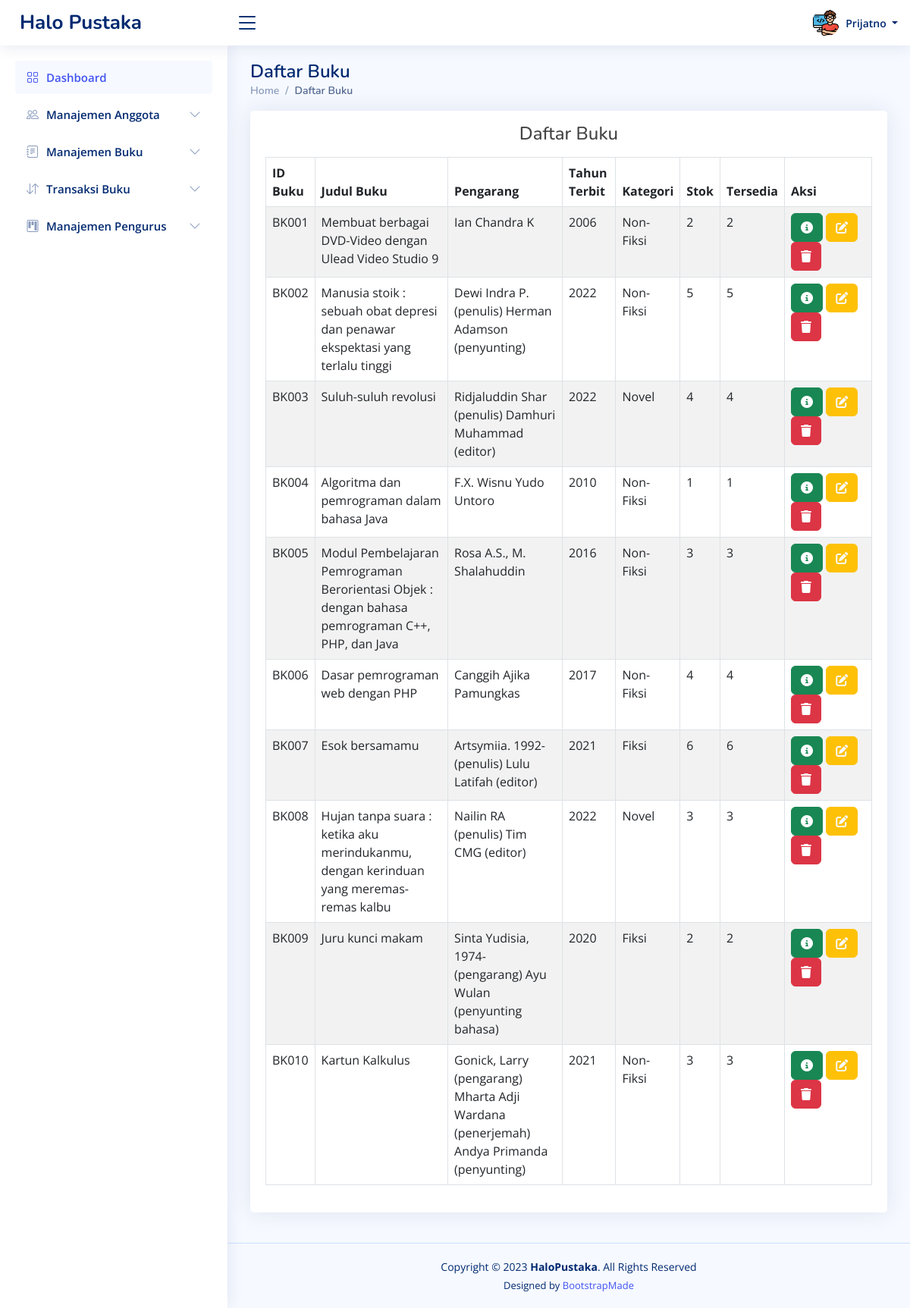
Screenshot of /dashboard.php?page=viewbuku (signed in) with the database file from the repository.
### tables this page shows
CREATE TABLE `pengurus` (
  `id_pengurus` char(5) NOT NULL,
  `nama` varchar(100) NOT NULL,
  `password` varchar(100) NOT NULL,
  `level` varchar(20) NOT NULL,
  `pic` varchar(50) NOT NULL DEFAULT 'pengurus/admin.png'
);

CREATE TABLE `buku` (
  `id_buku` char(5) NOT NULL,
  `judul` varchar(255) NOT NULL,
  `id_kategori` char(5) NOT NULL,
  `id_rak` char(5) NOT NULL,
  `isbn` varchar(20) NOT NULL,
  `pengarang` varchar(100) NOT NULL,
  `penerbit` varchar(100) NOT NULL,
  `tahun_terbit` year(4) NOT NULL,
  `stok` int(11) NOT NULL,
  `keterangan` varchar(255) NOT NULL,
  `pic` varchar(50) NOT NULL DEFAULT 'buku/buku.jpg'
);

CREATE TABLE `kategori` (
  `id_kategori` char(5) NOT NULL,
  `nama_kategori` varchar(100) NOT NULL
);

### _viewbuku.php (the view, shortened to what this page needs)
<div class="container">
    <div class="card" style="margin-bottom: 20px;">
        <div class="card-body">
            <h4 class="text-center mt-3 mb-3">Daftar Buku</h4>
            <table id="table2" class="table table-striped table-bordered">
                <thead>
                    <tr>
                        <th style="width: 0;">ID Buku</th>
                        <th>Judul Buku</th>
                        <th>Pengarang</th>
                        <th>Tahun Terbit</th>
                        <th>Kategori</th>
                        <th>Stok</th>
                        <th>Tersedia</th>
                        <th style="width: 115px;">Aksi</th>
                    </tr>
                </thead>
                <tbody>
                    <?php
                    $sql = "SELECT buku.id_buku, buku.isbn, buku.judul, buku.pengarang, buku.tahun_terbit, buku.stok, kategori.nama_kategori, rak.nama_rak FROM buku JOIN kategori ON buku.id_kategori COLLATE utf8mb4_unicode_ci = kategori.id_kategori JOIN rak ON buku.id_rak COLLATE utf8mb4_unicode_ci = rak.id_rak";
                    $hasil = mysqli_query($koneksi, $sql);
                    while ($data = mysqli_fetch_array($hasil)) {
                        ?>
                        <tr>
                            <td>
                                <?php echo $data["id_buku"] ?>
                            </td>
                            <td>
                                <?php echo $data["judul"] ?>
                            </td>
                            <td>
                                <?php echo $data["pengarang"] ?>
                            </td>
                            <td>
                                <?php echo $data["tahun_terbit"] ?>
                            </td>
                            <td>
                                <?php echo $data["nama_kategori"] ?>
                            </td>
                            <td>
                                <?php echo $data["stok"] ?>
                            </td>
                            <?php
                            $id = $data["id_buku"];
                            $sedia = mysqli_fetch_array(mysqli_query($koneksi, "SELECT COUNT(id_buku) AS sedia FROM peminjaman WHERE id_buku='$id' AND status != 'done'"));
                            ?>
                            <td>
                                <?php echo $data['stok'] - $sedia['sedia'] ?>
                            </td>
                            <td><a href="#" data-bs-toggle="modal" data-bs-target="#detailModal"
                                    data-id="<?php echo $data['id_buku'] ?>" class="btn btn-success btndetailbuku"><i
                                        class="fas fa-circle-info"></i></a>
                                <a href="?page=editbuku&id=<?php echo $data['id_buku'] ?>"
                                    class="btn btn-warning text-light" id="btnedit"><i class="fas fa-pen-to-square"></i></a>
                                <a href="?page=viewbuku&id=<?php echo $data['id_buku'] ?>"
                                    class="btn btn-danger confirmAlert" id="btnhapus"><i class="fas fa-trash"></i></a>
                            </td>
                        </tr>
                        <?php
                    }
                    ?>
                </tbody>
            </table>
        </div>
    </div>
</div>

### dashboard.php (shortened to what this page needs)
<?php
include "template/head.php";
include "koneksi.php";
?>
<header id="header" class="header fixed-top d-flex align-items-center">
    <div class="d-flex align-items-center justify-content-between">
        <a href="dashboard.php" class="logo d-flex align-items-center">
            <span class="d-none d-lg-block">Halo Pustaka</span>
        </a>
        <i class="bi bi-list toggle-sidebar-btn"></i>
    </div>
    <nav class="header-nav ms-auto">
        <ul class="d-flex align-items-center">
            <li class="nav-item dropdown pe-3">
                <?php
                $sql = mysqli_query($koneksi, "SELECT pic FROM " . $_SESSION['role'] . " WHERE id_pengurus = '" . $_SESSION['username'] . "'");
                $data = mysqli_fetch_array($sql);
                ?>
                <a class="nav-link nav-profile d-flex align-items-center pe-0" href="#" data-bs-toggle="dropdown">
                    <img src="assets/img/<?php echo $data['pic'] ?>" alt="Profile" class="rounded-circle">
                    <span class="d-none d-md-block dropdown-toggle ps-2">
                        <?php echo $_SESSION['nama'] ?>
                    </span>
                </a>
            </li>
        </ul>
    </nav>
</header>
<aside id="sidebar" class="sidebar">
    <ul class="sidebar-nav" id="sidebar-nav">
        <li class="nav-item">
            <a class="nav-link " href="dashboard.php">
                <i class="bi bi-grid"></i>
                <span>Dashboard</span>
            </a>
        </li>
        <li class="nav-item">
            <a class="nav-link collapsed" data-bs-target="#components-nav" data-bs-toggle="collapse" href="#">
                <i class="bi bi-people"></i><span>Manajemen Anggota</span><i class="bi bi-chevron-down ms-auto"></i>
            </a>
        </li>
        <li class="nav-item">
            <a class="nav-link collapsed" data-bs-target="#forms-nav" data-bs-toggle="collapse" href="#">
                <i class="bi bi-journal-text"></i><span>Manajemen Buku</span><i class="bi bi-chevron-down ms-auto"></i>
            </a>
        </li>
        <li class="nav-item">
            <a class="nav-link collapsed" data-bs-target="#tables-nav" data-bs-toggle="collapse" href="#">
                <i class="bi bi-arrow-down-up"></i><span>Transaksi Buku</span><i class="bi bi-chevron-down ms-auto"></i>
            </a>
        </li>
        <?php
        if ($_SESSION['level'] == 'owner') { ?>
            <li class="nav-item">
                <a class="nav-link collapsed" data-bs-target="#charts-nav" data-bs-toggle="collapse" href="#">
                    <i class="bi bi-kanban"></i><span>Manajemen Pengurus</span><i class="bi bi-chevron-down ms-auto"></i>
                </a>
            </li>
        <?php } ?>
    </ul>
</aside>
<main id="main" class="main">
    <?php
    if (isset($_GET['page'])) {
        $act = $_GET['page'];
    }
    switch ($act) {
        case "viewbuku":
            $halaman = "_viewbuku.php";
            $judul = "Daftar Buku";
            break;
    }
    ?>
    <div class="pagetitle">
        <h1>
            <?php echo $judul; ?>
        </h1>
        <nav>
            <ol class="breadcrumb">
                <li class="breadcrumb-item"><a href="dashboard.php">Home</a></li>
                <li class="breadcrumb-item active">
                    <?php echo $judul; ?>
                </li>
            </ol>
        </nav>
    </div>
    <section class="section dashboard">
        <div class="row">
            <?php
            include $halaman;
            ?>
        </div>
    </section>
</main>
<footer id="footer" class="footer">
    <div class="copyright">
        Copyright &copy; 2023 <strong><span>HaloPustaka</span></strong>. All Rights Reserved
    </div>
    <div class="credits">
        Designed by <a href="https://bootstrapmade.com/">BootstrapMade</a>
    </div>
</footer>
<?php
include "template/foot.php";
?>

### assets/css/admin.css (style rules this page uses)
:root { scroll-behavior: smooth; }
body { font-family: "Open Sans", sans-serif; background: #f6f9ff; color: #444444; }
a { color: #4154f1; text-decoration: none; }
h1, h2, h3, h4, h5, h6 { font-family: "Nunito", sans-serif; }
#main { margin-top: 60px; padding: 20px 30px; transition: all 0.3s; }
.pagetitle { margin-bottom: 10px; }
.pagetitle h1 { font-size: 24px; margin-bottom: 0; font-weight: 600; color: #012970; }
.card { margin-bottom: 30px; border: none; border-radius: 5px; box-shadow: 0px 0 30px rgba(1, 41, 112, 0.1); }
.card-body { padding: 0 20px 20px 20px; }
.breadcrumb { font-size: 14px; font-family: "Nunito", sans-serif; color: #899bbd; font-weight: 600; }
.breadcrumb a { color: #899bbd; transition: 0.3s; }
.breadcrumb .breadcrumb-item::before { color: #899bbd; }
.breadcrumb .active { color: #51678f; font-weight: 600; }
.logo { line-height: 1; }
@media (min-width: 1200px) { .logo { width: 280px; } }
.logo span { font-size: 26px; font-weight: 700; color: #012970; font-family: "Nunito", sans-serif; }
.header { transition: all 0.5s; z-index: 997; height: 60px; box-shadow: 0px 2px 20px rgba(1, 41, 112, 0.1); background-color: #fff; padding-left: 20px; }
.header .toggle-sidebar-btn { font-size: 32px; padding-left: 10px; cursor: pointer; color: #012970; }
.header-nav ul { list-style: none; }
.header-nav>ul { margin: 0; padding: 0; }
.header-nav .nav-profile { color: #012970; }
.header-nav .nav-profile img { max-height: 36px; }
.header-nav .nav-profile span { font-size: 14px; font-weight: 600; }
.sidebar { position: fixed; top: 60px; left: 0; bottom: 0; width: 300px; z-index: 996; transition: all 0.3s; padding: 20px; overflow-y: auto; scrollbar-width: thin; scrollbar-color: #aab7cf transparent; box-shadow: 0px 0px 20px rgba(1, 41, 112, 0.1); background-color: #fff; }
@media (min-width: 1200px) { #main, #footer { margin-left: 300px; } }
.sidebar-nav { padding: 0; margin: 0; list-style: none; }
.sidebar-nav li { padding: 0; margin: 0; list-style: none; }
.sidebar-nav .nav-item { margin-bottom: 5px; }
.sidebar-nav .nav-link { display: flex; align-items: center; font-size: 15px; font-weight: 600; color: #4154f1; transition: 0.3; background: #f6f9ff; padding: 10px 15px; border-radius: 4px; }
.sidebar-nav .nav-link i { font-size: 16px; margin-right: 10px; color: #4154f1; }
.sidebar-nav .nav-link.collapsed { color: #012970; background: #fff; }
.sidebar-nav .nav-link.collapsed i { color: #899bbd; }
.sidebar-nav .nav-link .bi-chevron-down { margin-right: 0; transition: transform 0.2s ease-in-out; }
.footer { padding: 20px 0; font-size: 14px; transition: all 0.3s; border-top: 1px solid #cddfff; }
.footer .copyright { text-align: center; color: #012970; }
.footer .credits { padding-top: 5px; text-align: center; font-size: 13px; color: #012970; }

### rows the page displays
pengurus: pic (picture)
buku: id_buku "BK001", judul "Membuat berbagai DVD-Video dengan Ulead Video Studio 9", pengarang "Ian Chandra K", tahun_terbit "2006", id_kategori.nama_kategori "Non-Fiksi", stok "2", $data['stok']-$sedia['sedia'] "2"
buku: id_buku "BK002", judul "Manusia stoik : sebuah obat depresi dan penawar ekspektasi yang terlalu tinggi", pengarang "Dewi Indra P. (penulis) Herman Adamson (penyunting)", tahun_terbit "2022", id_kategori.nama_kategori "Non-Fiksi", stok "5", $data['stok']-$sedia['sedia'] "5"
buku: id_buku "BK003", judul "Suluh-suluh revolusi", pengarang "Ridjaluddin Shar (penulis) Damhuri Muhammad (editor)", tahun_terbit "2022", id_kategori.nama_kategori "Novel", stok "4", $data['stok']-$sedia['sedia'] "4"
buku: id_buku "BK004", judul "Algoritma dan pemrograman dalam bahasa Java", pengarang "F.X. Wisnu Yudo Untoro", tahun_terbit "2010", id_kategori.nama_kategori "Non-Fiksi", stok "1", $data['stok']-$sedia['sedia'] "1"
buku: id_buku "BK005", judul "Modul Pembelajaran Pemrograman Berorientasi Objek : dengan bahasa pemrograman C++, PHP, dan Java", pengarang "Rosa A.S., M. Shalahuddin", tahun_terbit "2016", id_kategori.nama_kategori "Non-Fiksi", stok "3", $data['stok']-$sedia['sedia'] "3"
buku: id_buku "BK006", judul "Dasar pemrograman web dengan PHP", pengarang "Canggih Ajika Pamungkas", tahun_terbit "2017", id_kategori.nama_kategori "Non-Fiksi", stok "4", $data['stok']-$sedia['sedia'] "4"
buku: id_buku "BK007", judul "Esok bersamamu", pengarang "Artsymiia. 1992- (penulis) Lulu Latifah (editor)", tahun_terbit "2021", id_kategori.nama_kategori "Fiksi", stok "6", $data['stok']-$sedia['sedia'] "6"
buku: id_buku "BK008", judul "Hujan tanpa suara : ketika aku merindukanmu, dengan kerinduan yang meremas-remas kalbu", pengarang "Nailin RA (penulis) Tim CMG (editor)", tahun_terbit "2022", id_kategori.nama_kategori "Novel", stok "3", $data['stok']-$sedia['sedia'] "3"
buku: id_buku "BK009", judul "Juru kunci makam", pengarang "Sinta Yudisia, 1974- (pengarang) Ayu Wulan (penyunting bahasa)", tahun_terbit "2020", id_kategori.nama_kategori "Fiksi", stok "2", $data['stok']-$sedia['sedia'] "2"
buku: id_buku "BK010", judul "Kartun Kalkulus", pengarang "Gonick, Larry (pengarang) Mharta Adji Wardana (penerjemah) Andya Primanda (penyunting)", tahun_terbit "2021", id_kategori.nama_kategori "Non-Fiksi", stok "3", $data['stok']-$sedia['sedia'] "3"

### other values shown
$_SESSION['nama'] "Prijatno"
$judul "Daftar Buku"
